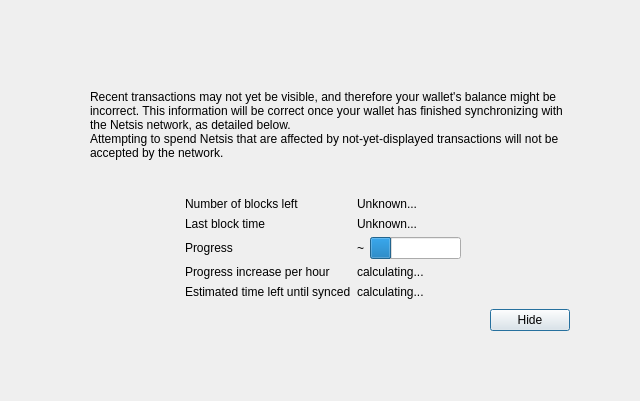
<?xml version="1.0" encoding="UTF-8"?>
<ui version="4.0">
 <class>ModalOverlay</class>
 <widget class="ModalOverlay" name="ModalOverlay">
  <property name="geometry">
   <rect>
    <x>0</x>
    <y>0</y>
    <width>640</width>
    <height>401</height>
   </rect>
  </property>
  <property name="windowTitle">
   <string>Form</string>
  </property>
  <layout class="QVBoxLayout" name="verticalLayout" stretch="0">
   <property name="sizeConstraint">
    <enum>QLayout::SetDefaultConstraint</enum>
   </property>
   <property name="leftMargin">
    <number>0</number>
   </property>
   <property name="topMargin">
    <number>0</number>
   </property>
   <property name="rightMargin">
    <number>0</number>
   </property>
   <property name="bottomMargin">
    <number>0</number>
   </property>
   <item>
    <widget class="QWidget" name="bgWidget" native="true">
     <property name="styleSheet">
      <string notr="true"/>
     </property>
     <layout class="QVBoxLayout" name="verticalLayoutMain" stretch="0">
      <property name="leftMargin">
       <number>60</number>
      </property>
      <property name="topMargin">
       <number>60</number>
      </property>
      <property name="rightMargin">
       <number>60</number>
      </property>
      <property name="bottomMargin">
       <number>60</number>
      </property>
      <item>
       <widget class="QWidget" name="contentWidget" native="true">
        <property name="styleSheet">
         <string notr="true"/>
        </property>
        <layout class="QVBoxLayout" name="verticalLayoutSub" stretch="1,0,0,0,0">
         <property name="spacing">
          <number>0</number>
         </property>
         <property name="leftMargin">
          <number>10</number>
         </property>
         <property name="topMargin">
          <number>10</number>
         </property>
         <property name="rightMargin">
          <number>10</number>
         </property>
         <property name="bottomMargin">
          <number>10</number>
         </property>
         <item>
          <layout class="QHBoxLayout" name="horizontalLayoutIconText" stretch="0,1">
           <property name="topMargin">
            <number>20</number>
           </property>
           <item>
            <layout class="QVBoxLayout" name="verticalLayoutIcon">
             <property name="leftMargin">
              <number>0</number>
             </property>
             <item>
              <widget class="QLabel" name="warningIcon">
               <property name="text">
                <string/>
               </property>
              </widget>
             </item>
             <item>
              <spacer name="verticalSpacerWarningIcon">
               <property name="orientation">
                <enum>Qt::Vertical</enum>
               </property>
               <property name="sizeHint" stdset="0">
                <size>
                 <width>20</width>
                 <height>40</height>
                </size>
               </property>
              </spacer>
             </item>
            </layout>
           </item>
           <item>
            <layout class="QVBoxLayout" name="verticalLayoutInfoText">
             <property name="leftMargin">
              <number>0</number>
             </property>
             <property name="topMargin">
              <number>0</number>
             </property>
             <item>
              <widget class="QLabel" name="infoText">
               <property name="text">
                <string>Recent transactions may not yet be visible, and therefore your wallet's balance might be incorrect. This information will be correct once your wallet has finished synchronizing with the Netsis network, as detailed below.</string>
               </property>
               <property name="textFormat">
                <enum>Qt::RichText</enum>
               </property>
               <property name="wordWrap">
                <bool>true</bool>
               </property>
              </widget>
             </item>
             <item>
              <widget class="QLabel" name="infoTextStrong">
               <property name="text">
                <string>Attempting to spend Netsis that are affected by not-yet-displayed transactions will not be accepted by the network.</string>
               </property>
               <property name="textFormat">
                <enum>Qt::RichText</enum>
               </property>
               <property name="wordWrap">
                <bool>true</bool>
               </property>
              </widget>
             </item>
             <item>
              <spacer name="verticalSpacerInTextSpace">
               <property name="orientation">
                <enum>Qt::Vertical</enum>
               </property>
               <property name="sizeHint" stdset="0">
                <size>
                 <width>20</width>
                 <height>40</height>
                </size>
               </property>
              </spacer>
             </item>
            </layout>
           </item>
          </layout>
         </item>
         <item>
          <spacer name="verticalSpacerAfterText">
           <property name="orientation">
            <enum>Qt::Vertical</enum>
           </property>
           <property name="sizeHint" stdset="0">
            <size>
             <width>20</width>
             <height>40</height>
            </size>
           </property>
          </spacer>
         </item>
         <item>
          <layout class="QFormLayout" name="formLayout">
           <property name="fieldGrowthPolicy">
            <enum>QFormLayout::FieldsStayAtSizeHint</enum>
           </property>
           <property name="formAlignment">
            <set>Qt::AlignHCenter|Qt::AlignTop</set>
           </property>
           <property name="horizontalSpacing">
            <number>6</number>
           </property>
           <property name="verticalSpacing">
            <number>6</number>
           </property>
           <property name="topMargin">
            <number>10</number>
           </property>
           <item row="0" column="0">
            <widget class="QLabel" name="labelNumberOfBlocksLeft">
             <property name="text">
              <string>Number of blocks left</string>
             </property>
            </widget>
           </item>
           <item row="0" column="1">
            <widget class="QLabel" name="numberOfBlocksLeft">
             <property name="text">
              <string>Unknown...</string>
             </property>
            </widget>
           </item>
           <item row="1" column="0">
            <widget class="QLabel" name="labelLastBlockTime">
             <property name="text">
              <string>Last block time</string>
             </property>
            </widget>
           </item>
           <item row="1" column="1">
            <widget class="QLabel" name="newestBlockDate">
             <property name="sizePolicy">
              <sizepolicy hsizetype="Maximum" vsizetype="Preferred">
               <horstretch>0</horstretch>
               <verstretch>0</verstretch>
              </sizepolicy>
             </property>
             <property name="text">
              <string>Unknown...</string>
             </property>
            </widget>
           </item>
           <item row="2" column="0">
            <widget class="QLabel" name="labelSyncDone">
             <property name="text">
              <string>Progress</string>
             </property>
            </widget>
           </item>
           <item row="2" column="1">
            <layout class="QHBoxLayout" name="horizontalLayoutSync" stretch="0,1">
             <item>
              <widget class="QLabel" name="percentageProgress">
               <property name="text">
                <string notr="true">~</string>
               </property>
              </widget>
             </item>
             <item>
              <widget class="QProgressBar" name="progressBar">
               <property name="value">
                <number>24</number>
               </property>
               <property name="format">
                <string/>
               </property>
              </widget>
             </item>
            </layout>
           </item>
           <item row="4" column="0">
            <widget class="QLabel" name="labelProgressIncrease">
             <property name="text">
              <string>Progress increase per hour</string>
             </property>
            </widget>
           </item>
           <item row="4" column="1">
            <widget class="QLabel" name="progressIncreasePerH">
             <property name="text">
              <string>calculating...</string>
             </property>
            </widget>
           </item>
           <item row="5" column="0">
            <widget class="QLabel" name="labelEstimatedTimeLeft">
             <property name="text">
              <string>Estimated time left until synced</string>
             </property>
            </widget>
           </item>
           <item row="5" column="1">
            <widget class="QLabel" name="expectedTimeLeft">
             <property name="text">
              <string>calculating...</string>
             </property>
            </widget>
           </item>
          </layout>
         </item>
         <item>
          <layout class="QHBoxLayout" name="horizontalLayoutButtons">
           <property name="leftMargin">
            <number>10</number>
           </property>
           <property name="topMargin">
            <number>10</number>
           </property>
           <item>
            <spacer name="horizontalSpacer">
             <property name="orientation">
              <enum>Qt::Horizontal</enum>
             </property>
             <property name="sizeHint" stdset="0">
              <size>
               <width>40</width>
               <height>20</height>
              </size>
             </property>
            </spacer>
           </item>
           <item>
            <widget class="QPushButton" name="closeButton">
             <property name="text">
              <string>Hide</string>
             </property>
             <property name="focusPolicy">
              <enum>Qt::StrongFocus</enum>
             </property>
             <property name="default">
              <bool>true</bool>
             </property>
            </widget>
           </item>
          </layout>
         </item>
         <item>
          <layout class="QVBoxLayout" name="verticalLayout_2">
           <item>
            <spacer name="verticalSpacer">
             <property name="orientation">
              <enum>Qt::Vertical</enum>
             </property>
             <property name="sizeHint" stdset="0">
              <size>
               <width>20</width>
               <height>40</height>
              </size>
             </property>
            </spacer>
           </item>
          </layout>
         </item>
        </layout>
       </widget>
      </item>
     </layout>
    </widget>
   </item>
  </layout>
 </widget>
 <customwidgets>
  <customwidget>
   <class>ModalOverlay</class>
   <extends>QWidget</extends>
   <header>qt/modaloverlay.h</header>
   <container>1</container>
  </customwidget>
 </customwidgets>
 <resources/>
 <connections/>
</ui>
